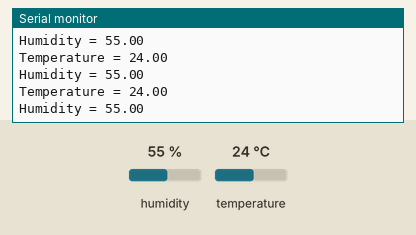
Simulated run of this sketch. Board: ESP8266 (NodeMCU). On the bench: the last lines printed to the serial monitor. Inputs (shaded band) come from the test bench; at power-on: humidity 55 %, temperature 24 °C.

Above: at 2.8 s.
2.9 s: humidity set to 22 %
At 4.5 s:
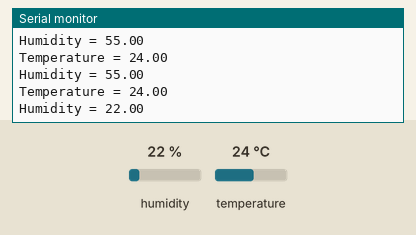
5.6 s: temperature set to 12 °C
At 6.0 s:
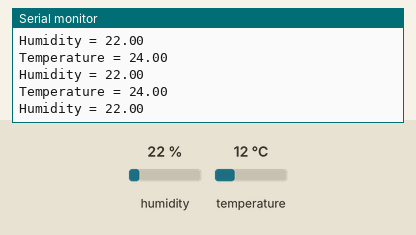
8.3 s: humidity set to 40 %
At 9.0 s:
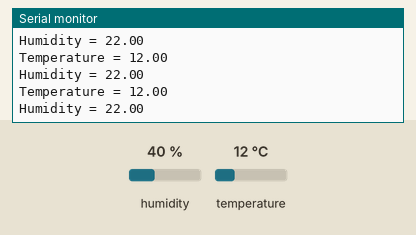
Timing chart, 0 to 11.3 s (numbered marks = the images above; inputs shaded):
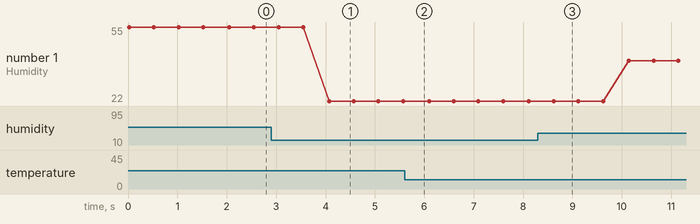

The sketch:

dht.ino
```cpp
// Import required libraries
#include <Arduino.h>
#include <ESP8266WiFi.h>
#include <Hash.h>
#include <Adafruit_Sensor.h>
#include <DHT.h>

#define DHTPIN 5     // Digital pin connected to the DHT sensor

// Uncomment the type of sensor in use:
#define DHTTYPE    DHT11     // DHT 11
//#define DHTTYPE    DHT22     // DHT 22 (AM2302)
//#define DHTTYPE    DHT21     // DHT 21 (AM2301)

DHT dht(DHTPIN, DHTTYPE);

void setup(){
  // Serial port for debugging purposes
  Serial.begin(115200);
  dht.begin();

}

void loop(){
    float newT = dht.readTemperature();

    // Read Humidity
    float newH = dht.readHumidity();

    Serial.print("Temperature = ");
    Serial.println(newT);

    Serial.print("Humidity = ");
    Serial.println(newH);

    delay(500);

}
```

Measured:
- after the input at 2.9 s, the serial monitor: prints a new line after 1.2 s (image 1)
- plotted number 1: 55 → 22 after the input at 2.9 s, 22 → 40 after the input at 8.3 s
